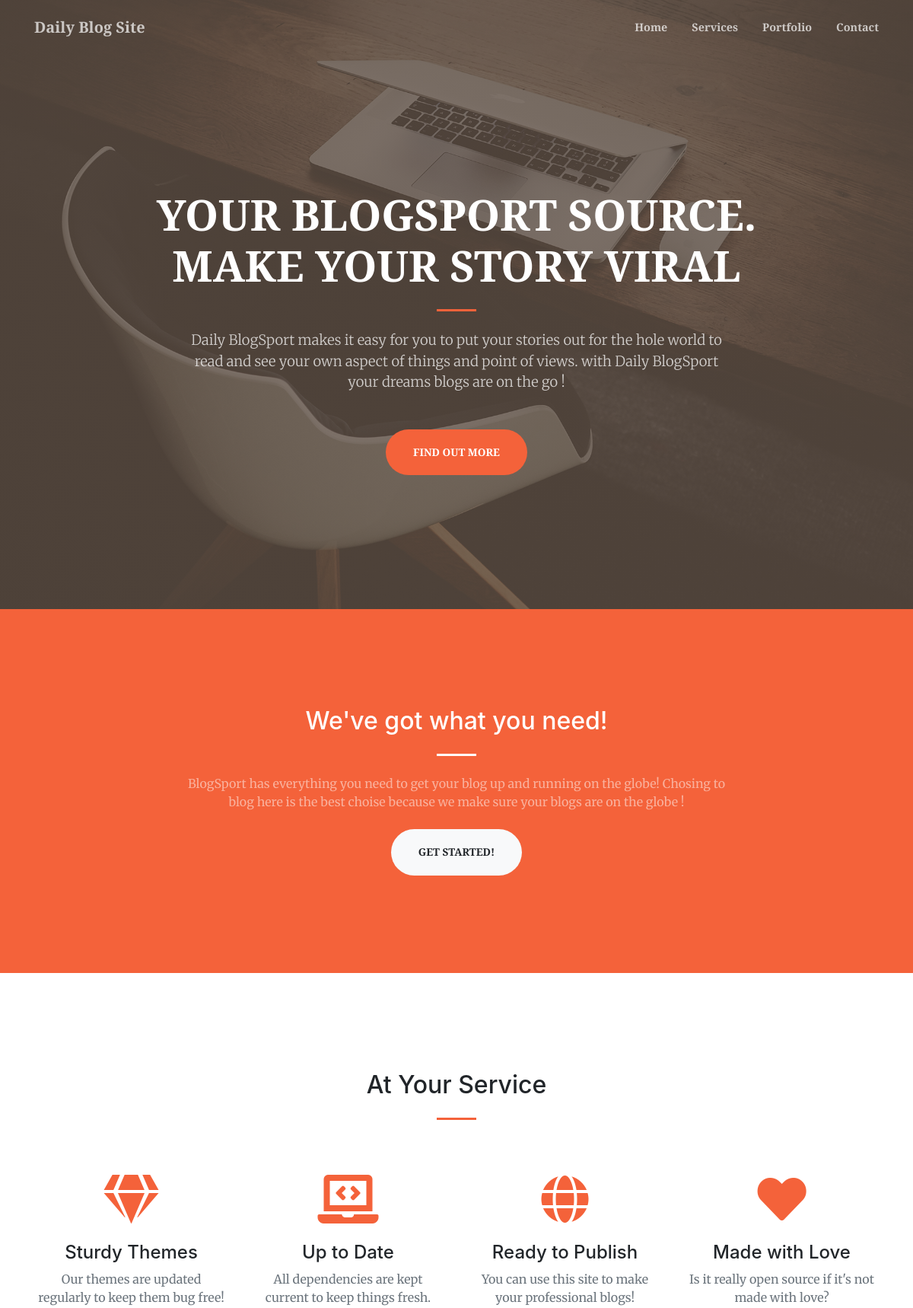
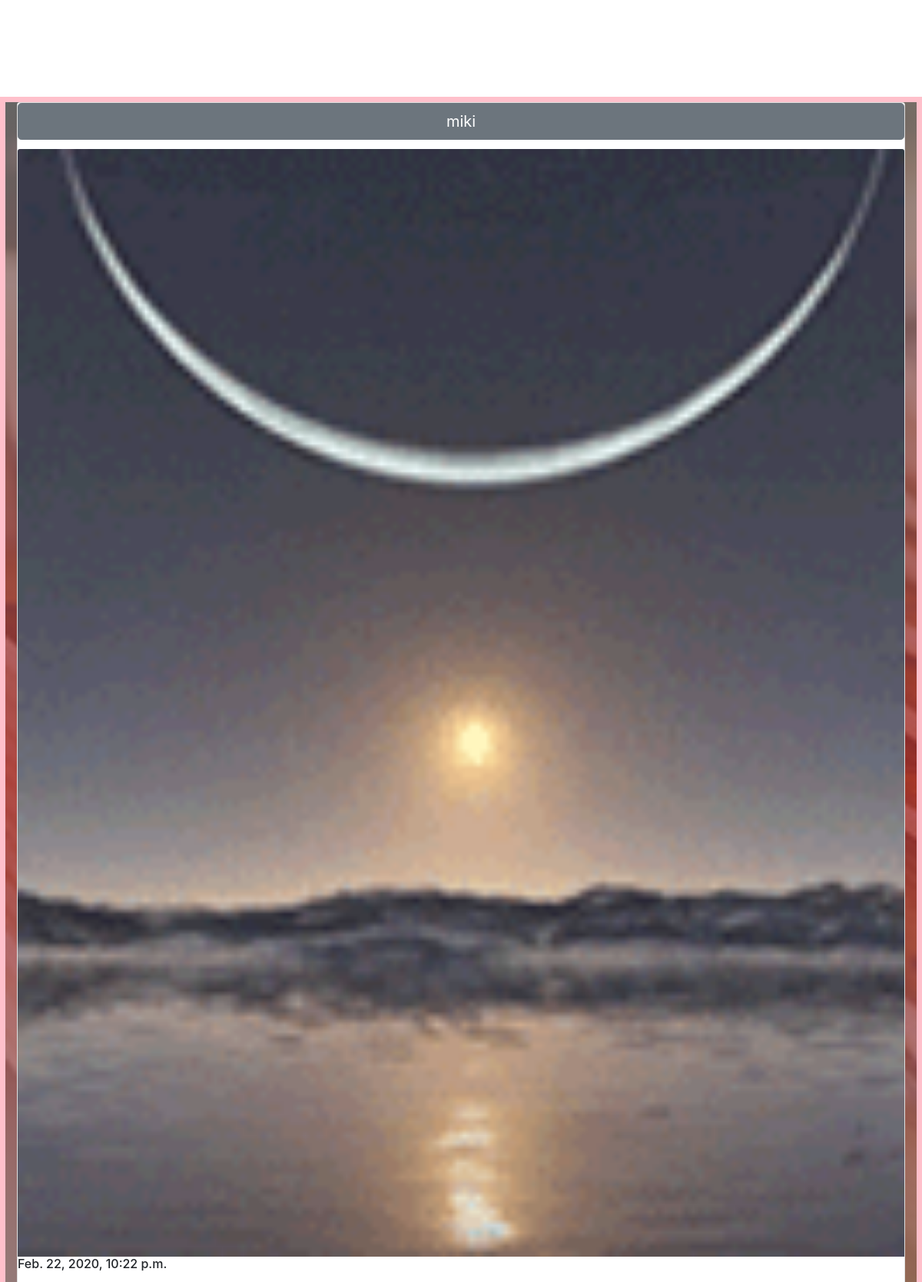
The app's page /12/ (upper part) with its own data (2 pictures, top to bottom).
### blog/models.py (models this page shows, shortened)
class Article(models.Model):
    reporter=models.CharField(max_length=100)
    category=models.CharField(max_length=100)
    title=models.CharField(max_length=45)
    headline=models.TextField()
    image=models.ImageField(upload_to='images')
    content=models.TextField()
    date_pub=models.DateTimeField(auto_now_add=True)

### blog/views.py (the view)
# urls.py: path('<int:id>/',views.singles,name='singles'),
def singles(request,id):
    single=Article.objects.get(id=id)
    return render(request,'single.html',{'single':single})

### blog/templates/single.html (shortened to what this page needs)
        {% extends "base.html" %}
{% block content %}
 <div class="card-group">
          <div class="card">
          <h5 class="btn btn-secondary btn-lg card-title">{{single.title}}</h5>
            <img src="{{single.image.url}}" class="card-img-top" alt="{{single.image.url}}">
            <h6>{{single.date_pub}}
            <div class="card-body">
            </div>
          </div>
        </div>
{% endblock content %}

### records on screen
Article: title "miki", image (picture), date_pub "Feb. 22, 2020, 10:22 p.m."
